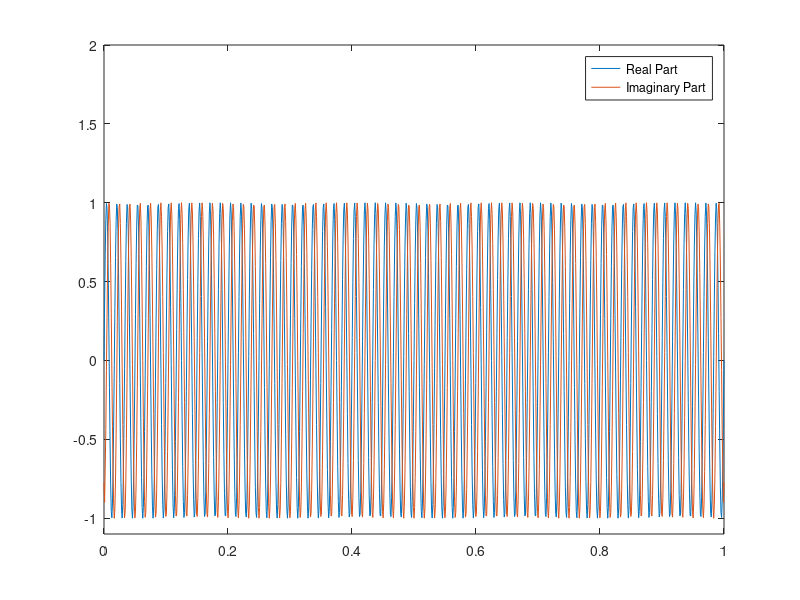

MATLAB code to generate this figure:
t = 0:1/1024:1;
x = sin(2*pi*60*t);
y = hilbert(x);


plot(t,real(y))
hold on
plot(t,imag(y))
hold off
axis([0 1 -1.1 2])
legend('Real Part','Imaginary Part')